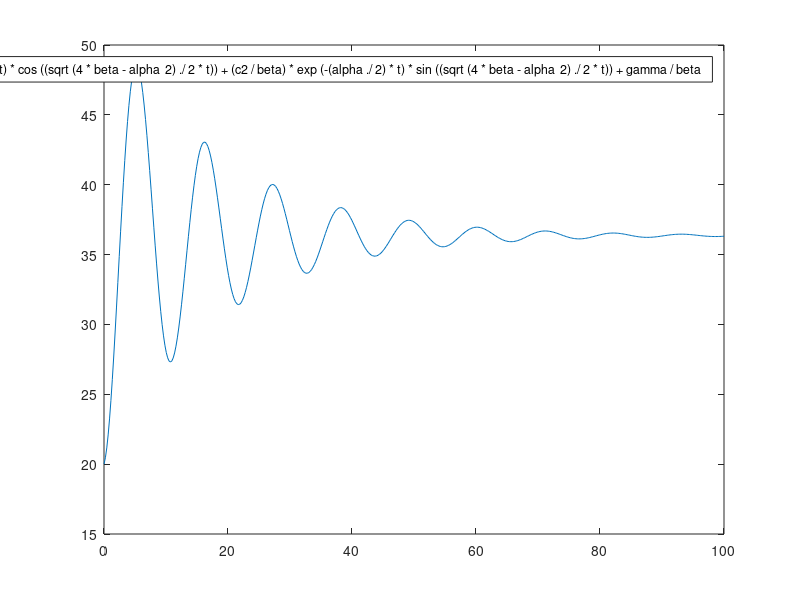

Source code (MATLAB):
k1=1;
k2=3;
d1=7;
d2=-0.1;
s1=3;
s2=0.01;

% k1=3;
% k2=1;
% 
% d1=3;
% d2=-1;
% 
% s1=2;
% s2=1.5;


alpha=k1*(s2-d2);
beta=k2*(s2-d2)
gamma=-k2*(s1-d1)

pe= gamma/beta

p0=20;
p1=0.1;

alpha
beta
gamma;

Dval = alpha^2 - 4*beta
D = sqrt(Dval);


if Dval > 0
    o=1
    c2= ( (D*(gamma - p0*beta) + p1 * beta + ((p0*beta*alpha) / 2) - ( ( gamma*alpha) / 2) ) / ( - sqrt(alpha^2-4*beta)) );
    c1= p0*beta-c2-gamma;
    p = @(t) (c1./beta) * exp( (-(alpha./2) + D/2 ) * t) + (c2./beta) * exp( (-(alpha./2) - D/2 ) * t) + gamma / beta;
   
    fplot(p, [0 10])
     ylim([0 30])
else  
    o=2
    c1=beta*(p0 - (gamma/beta));
    c2=beta*(p1 - ( (alpha/2) * (p0 - (gamma / beta)) ) );
    p = @(t) (c1./beta) * exp ( -(alpha./2) * t) * cos( (sqrt(4*beta-alpha^2)./2 *t) ) + (c2/beta) * exp ( -(alpha./2) * t) * sin( (sqrt(4*beta-alpha^2)./2 *t) ) + gamma/beta;
    fplot(p, [0 100])
    ylim([15 50])
end